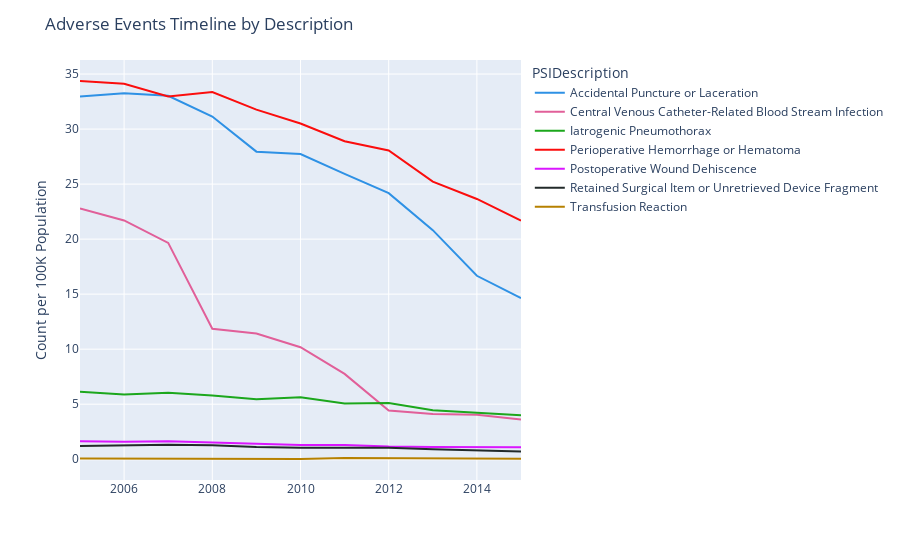

The notebook cell saved with this chart:
### Code cell
main_data_statewide = main_data[main_data.County == 'Statewide']
main_data_t = main_data_statewide.groupby(['Year', 'PSIDescription', 'PSI'])[['ObsRate']] \
       .sum() \
       .reset_index() \
       .sort_values(['PSIDescription', 'Year'])


fig = px.line(main_data_t, x='Year', y='ObsRate', color='PSIDescription', 
              color_discrete_sequence=px.colors.qualitative.Dark24)

# Layout adjustments.

fig.update_layout(title='Adverse Events Timeline by Description', xaxis_title ='', 
                  yaxis_title = 'Count per 100K Population')
                         
fig.for_each_trace(lambda t: t.update(name=t.name.replace("PSIDescription=", "")))

fig.show()

### Figure 1 — Plotly figure (JSON) as saved in the notebook; plotly's stock layout.template omitted (floating-point values rounded to 4 significant figures)
{"data": [{"hovertemplate": "PSIDescription=Accidental Puncture or Laceration<br>Year=%{x}<br>ObsRate=%{y}<extra></extra>", "legendgroup": "Accidental Puncture or Laceration", "line": {"color": "#2E91E5", "dash": "solid"}, "marker": {"symbol": "circle"}, "mode": "lines", "name": "Accidental Puncture or Laceration", "orientation": "v", "showlegend": true, "type": "scatter", "visible": true, "x": [2005, 2006, 2007, 2008, 2009, 2010, 2011, 2012, 2013, 2014, 2015], "xaxis": "x", "y": [32.96, 33.26, 33.03, 31.14, 27.95, 27.73, 25.93, 24.18, 20.82, 16.67, 14.65], "yaxis": "y"}, {"hovertemplate": "PSIDescription=Central Venous Catheter-Related Blood Stream Infection<br>Year=%{x}<br>ObsRate=%{y}<extra></extra>", "legendgroup": "Central Venous Catheter-Related Blood Stream Infection", "line": {"color": "#E15F99", "dash": "solid"}, "marker": {"symbol": "circle"}, "mode": "lines", "name": "Central Venous Catheter-Related Blood Stream Infection", "orientation": "v", "showlegend": true, "type": "scatter", "visible": true, "x": [2005, 2006, 2007, 2008, 2009, 2010, 2011, 2012, 2013, 2014, 2015], "xaxis": "x", "y": [22.78, 21.7, 19.66, 11.85, 11.42, 10.18, 7.75, 4.43, 4.1, 4.05, 3.61], "yaxis": "y"}, {"hovertemplate": "PSIDescription=Iatrogenic Pneumothorax<br>Year=%{x}<br>ObsRate=%{y}<extra></extra>", "legendgroup": "Iatrogenic Pneumothorax", "line": {"color": "#1CA71C", "dash": "solid"}, "marker": {"symbol": "circle"}, "mode": "lines", "name": "Iatrogenic Pneumothorax", "orientation": "v", "showlegend": true, "type": "scatter", "visible": true, "x": [2005, 2006, 2007, 2008, 2009, 2010, 2011, 2012, 2013, 2014, 2015], "xaxis": "x", "y": [6.13, 5.88, 6.04, 5.8, 5.46, 5.64, 5.07, 5.1, 4.44, 4.19, 4], "yaxis": "y"}, {"hovertemplate": "PSIDescription=Perioperative Hemorrhage or Hematoma<br>Year=%{x}<br>ObsRate=%{y}<extra></extra>", "legendgroup": "Perioperative Hemorrhage or Hematoma", "line": {"color": "#FB0D0D", "dash": "solid"}, "marker": {"symbol": "circle"}, "mode": "lines", "name": "Perioperative Hemorrhage or Hematoma", "orientation": "v", "showlegend": true, "type": "scatter", "visible": true, "x": [2005, 2006, 2007, 2008, 2009, 2010, 2011, 2012, 2013, 2014, 2015], "xaxis": "x", "y": [34.37, 34.12, 32.97, 33.37, 31.77, 30.51, 28.9, 28.05, 25.23, 23.65, 21.68], "yaxis": "y"}, {"hovertemplate": "PSIDescription=Postoperative Wound Dehiscence<br>Year=%{x}<br>ObsRate=%{y}<extra></extra>", "legendgroup": "Postoperative Wound Dehiscence", "line": {"color": "#DA16FF", "dash": "solid"}, "marker": {"symbol": "circle"}, "mode": "lines", "name": "Postoperative Wound Dehiscence", "orientation": "v", "showlegend": true, "type": "scatter", "visible": true, "x": [2005, 2006, 2007, 2008, 2009, 2010, 2011, 2012, 2013, 2014, 2015], "xaxis": "x", "y": [1.63, 1.59, 1.64, 1.53, 1.41, 1.3, 1.29, 1.16, 1.12, 1.09, 1.08], "yaxis": "y"}, {"hovertemplate": "PSIDescription=Retained Surgical Item or Unretrieved Device Fragment<br>Year=%{x}<br>ObsRate=%{y}<extra></extra>", "legendgroup": "Retained Surgical Item or Unretrieved Device Fragment", "line": {"color": "#222A2A", "dash": "solid"}, "marker": {"symbol": "circle"}, "mode": "lines", "name": "Retained Surgical Item or Unretrieved Device Fragment", "orientation": "v", "showlegend": true, "type": "scatter", "visible": true, "x": [2005, 2006, 2007, 2008, 2009, 2010, 2011, 2012, 2013, 2014, 2015], "xaxis": "x", "y": [1.21, 1.28, 1.31, 1.27, 1.11, 1.04, 1.07, 1.04, 0.9, 0.81, 0.71], "yaxis": "y"}, {"hovertemplate": "PSIDescription=Transfusion Reaction<br>Year=%{x}<br>ObsRate=%{y}<extra></extra>", "legendgroup": "Transfusion Reaction", "line": {"color": "#B68100", "dash": "solid"}, "marker": {"symbol": "circle"}, "mode": "lines", "name": "Transfusion Reaction", "orientation": "v", "showlegend": true, "type": "scatter", "visible": true, "x": [2005, 2006, 2007, 2008, 2009, 2010, 2011, 2012, 2013, 2014, 2015], "xaxis": "x", "y": [0.07, 0.07, 0.05, 0.04, 0.03, 0.02, 0.11, 0.1, 0.05, 0.05, 0.04], "yaxis": "y"}], "layout": {"autosize": true, "legend": {"title": {"text": "PSIDescription"}, "tracegroupgap": 0}, "margin": {"t": 60}, "title": {"text": "Adverse Events Timeline by Description"}, "xaxis": {"anchor": "y", "autorange": true, "domain": [0, 1], "range": [2005, 2015], "title": {"text": ""}, "type": "linear"}, "yaxis": {"anchor": "x", "autorange": true, "domain": [0, 1], "range": [-1.888, 36.28], "title": {"text": "Count per 100K Population"}, "type": "linear"}}}
